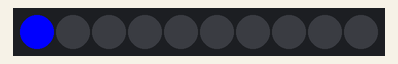
This sketch was run on a simulated Arduino Uno, built with avr-gcc and run on an emulated ATmega328P. On the bench: 10 RGB LEDs in strip order, left to right. Dim RGB values are drawn brighter than linear.

Above: at 0.05 s.
At 0.75 s:
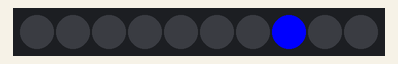
At 1.46 s:
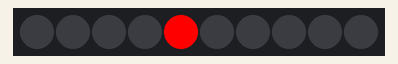
At 2.16 s:
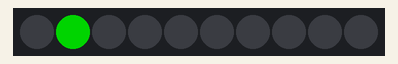
At 2.56 s:
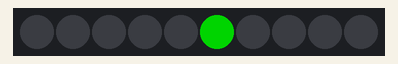
At 2.96 s:
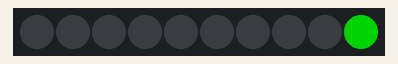

The sketch:

led0.ino
```cpp
#include <FastLED.h>

// Using WS2812B

#define LED_PIN   2
#define NUM_LEDS  10
CRGB leds[NUM_LEDS];

void setup() {
  FastLED.addLeds<WS2812, LED_PIN, GRB>(leds, NUM_LEDS);
}

CRGB colors[] = {
  CRGB::Blue,
  CRGB::Red,
  CRGB::Green
};

void loop() {
  for(int j=0; j<sizeof(colors)/sizeof(CRGB); j++)
   {
      for(int i=0; i<NUM_LEDS; i++)
      {
        leds[i] = colors[j];
        FastLED.show();
        delay(100);
        leds[i] = CRGB(0, 0, 0);
      }
   }
}
```

Measured:
- by itself, everything shown: repeats every 3.0 s, in 30 steps
